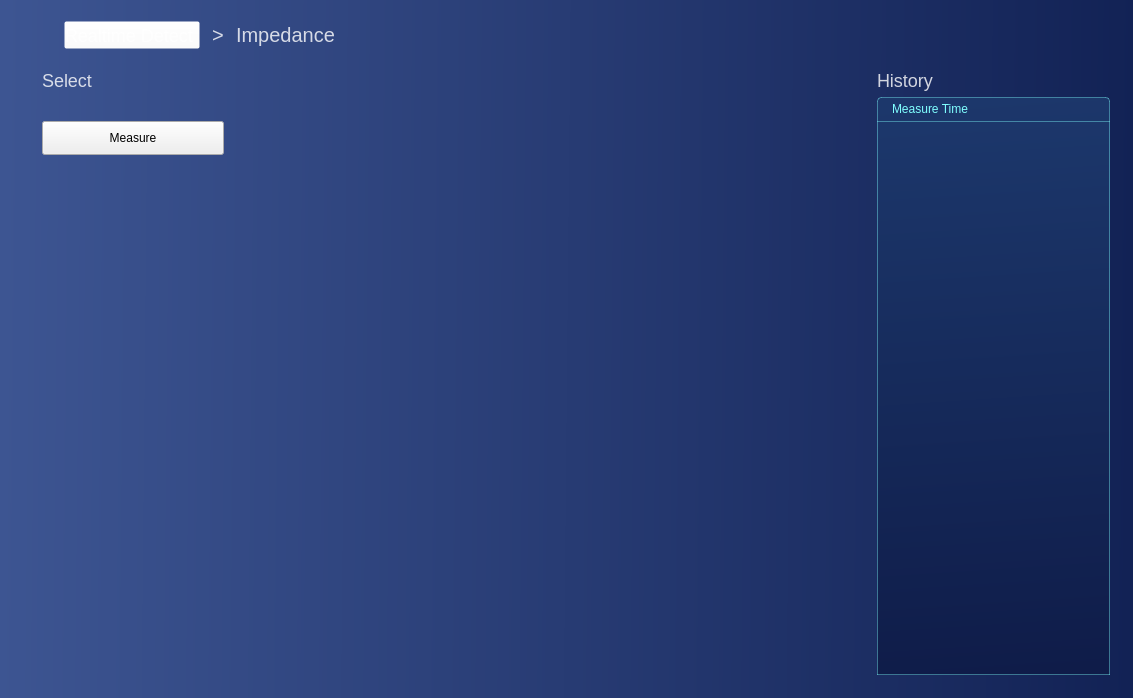
<?xml version="1.0" encoding="UTF-8"?>
<ui version="4.0">
 <class>CImpedanceWidget</class>
 <widget class="QWidget" name="CImpedanceWidget">
  <property name="geometry">
   <rect>
    <x>0</x>
    <y>0</y>
    <width>1133</width>
    <height>698</height>
   </rect>
  </property>
  <property name="windowTitle">
   <string>Form</string>
  </property>
  <layout class="QHBoxLayout" name="horizontalLayout_2">
   <property name="spacing">
    <number>0</number>
   </property>
   <property name="leftMargin">
    <number>0</number>
   </property>
   <property name="topMargin">
    <number>0</number>
   </property>
   <property name="rightMargin">
    <number>0</number>
   </property>
   <property name="bottomMargin">
    <number>0</number>
   </property>
   <item>
    <widget class="QWidget" name="container" native="true">
     <property name="styleSheet">
      <string notr="true">#container {
	
	background-color: qlineargradient(spread:pad, x1:0, y1:0.551, x2:1, y2:0.557, stop:0  #3D5592, stop:1 #122255);
}

QLabel {
	font-weight: normal;
	text-align: left;
	color: rgba(255,255,255,0.80);
}</string>
     </property>
     <layout class="QVBoxLayout" name="verticalLayout">
      <property name="spacing">
       <number>0</number>
      </property>
      <property name="leftMargin">
       <number>0</number>
      </property>
      <property name="topMargin">
       <number>0</number>
      </property>
      <property name="rightMargin">
       <number>0</number>
      </property>
      <property name="bottomMargin">
       <number>0</number>
      </property>
      <item>
       <layout class="QVBoxLayout" name="verticalLayout_2">
        <property name="spacing">
         <number>15</number>
        </property>
        <property name="leftMargin">
         <number>33</number>
        </property>
        <property name="topMargin">
         <number>21</number>
        </property>
        <property name="rightMargin">
         <number>23</number>
        </property>
        <item>
         <widget class="QWidget" name="horizontalWidget_2" native="true">
          <property name="minimumSize">
           <size>
            <width>0</width>
            <height>28</height>
           </size>
          </property>
          <property name="maximumSize">
           <size>
            <width>16777215</width>
            <height>28</height>
           </size>
          </property>
          <property name="styleSheet">
           <string notr="true">QLabel{
	font-size: 20px;
}</string>
          </property>
          <layout class="QHBoxLayout" name="horizontalLayout_3">
           <property name="spacing">
            <number>12</number>
           </property>
           <property name="leftMargin">
            <number>0</number>
           </property>
           <property name="topMargin">
            <number>0</number>
           </property>
           <property name="rightMargin">
            <number>0</number>
           </property>
           <property name="bottomMargin">
            <number>0</number>
           </property>
           <item>
            <layout class="QHBoxLayout" name="horizontalLayout_6">
             <property name="spacing">
              <number>12</number>
             </property>
             <item>
              <widget class="QLabel" name="label_3">
               <property name="minimumSize">
                <size>
                 <width>19</width>
                 <height>22</height>
                </size>
               </property>
               <property name="maximumSize">
                <size>
                 <width>19</width>
                 <height>22</height>
                </size>
               </property>
               <property name="styleSheet">
                <string notr="true">border-image: url(:/Optimus/images/trainPage/realtimeDetect.svg);</string>
               </property>
               <property name="text">
                <string/>
               </property>
              </widget>
             </item>
             <item>
              <widget class="QPushButton" name="backBtn">
               <property name="styleSheet">
                <string notr="true">QPushButton {
	background-color: rgba(255,255,255,0);
	font-weight: normal;
	font-size: 18px;
	text-align: left;
	color: rgba(255,255,255,0.80);
}

QPushButton:hover {
	background-color: rgba(255,255,255,0);
	font-weight: normal;
	font-size: 18px;
	text-align: left;
	color: rgba(255,255,255,1);
}</string>
               </property>
               <property name="text">
                <string>Realtime Detect</string>
               </property>
              </widget>
             </item>
             <item>
              <widget class="QLabel" name="label_4">
               <property name="text">
                <string>&gt;</string>
               </property>
              </widget>
             </item>
             <item>
              <widget class="QLabel" name="label">
               <property name="text">
                <string>Impedance</string>
               </property>
              </widget>
             </item>
             <item>
              <spacer name="horizontalSpacer">
               <property name="orientation">
                <enum>Qt::Horizontal</enum>
               </property>
               <property name="sizeHint" stdset="0">
                <size>
                 <width>40</width>
                 <height>20</height>
                </size>
               </property>
              </spacer>
             </item>
            </layout>
           </item>
          </layout>
         </widget>
        </item>
        <item>
         <layout class="QHBoxLayout" name="horizontalLayout">
          <property name="spacing">
           <number>12</number>
          </property>
          <item>
           <widget class="QWidget" name="verticalWidget_3" native="true">
            <property name="minimumSize">
             <size>
              <width>200</width>
              <height>0</height>
             </size>
            </property>
            <property name="maximumSize">
             <size>
              <width>200</width>
              <height>16777215</height>
             </size>
            </property>
            <layout class="QVBoxLayout" name="verticalLayout_4">
             <property name="spacing">
              <number>0</number>
             </property>
             <property name="topMargin">
              <number>0</number>
             </property>
             <item>
              <layout class="QHBoxLayout" name="horizontalLayout_4">
               <property name="topMargin">
                <number>0</number>
               </property>
               <property name="bottomMargin">
                <number>0</number>
               </property>
               <item>
                <widget class="QLabel" name="label_5">
                 <property name="minimumSize">
                  <size>
                   <width>0</width>
                   <height>33</height>
                  </size>
                 </property>
                 <property name="maximumSize">
                  <size>
                   <width>16777215</width>
                   <height>33</height>
                  </size>
                 </property>
                 <property name="styleSheet">
                  <string notr="true">font-size: 18px;</string>
                 </property>
                 <property name="text">
                  <string>Select</string>
                 </property>
                </widget>
               </item>
              </layout>
             </item>
             <item>
              <layout class="QVBoxLayout" name="channelSelectCardContainer"/>
             </item>
             <item>
              <layout class="QHBoxLayout" name="horizontalLayout_5">
               <property name="topMargin">
                <number>24</number>
               </property>
               <item>
                <widget class="QPushButton" name="measueBtn">
                 <property name="minimumSize">
                  <size>
                   <width>0</width>
                   <height>34</height>
                  </size>
                 </property>
                 <property name="maximumSize">
                  <size>
                   <width>16777215</width>
                   <height>34</height>
                  </size>
                 </property>
                 <property name="text">
                  <string>Measure</string>
                 </property>
                </widget>
               </item>
              </layout>
             </item>
             <item>
              <spacer name="verticalSpacer">
               <property name="orientation">
                <enum>Qt::Vertical</enum>
               </property>
               <property name="sizeHint" stdset="0">
                <size>
                 <width>20</width>
                 <height>40</height>
                </size>
               </property>
              </spacer>
             </item>
            </layout>
           </widget>
          </item>
          <item>
           <layout class="QVBoxLayout" name="verticalLayout_3">
            <property name="spacing">
             <number>20</number>
            </property>
            <property name="bottomMargin">
             <number>23</number>
            </property>
            <item>
             <layout class="QHBoxLayout" name="channelMapContainer"/>
            </item>
            <item>
             <widget class="QWidget" name="colorGradient" native="true">
              <property name="minimumSize">
               <size>
                <width>0</width>
                <height>127</height>
               </size>
              </property>
              <property name="maximumSize">
               <size>
                <width>16777215</width>
                <height>127</height>
               </size>
              </property>
              <layout class="QHBoxLayout" name="colorGradientContainer">
               <property name="spacing">
                <number>0</number>
               </property>
               <property name="leftMargin">
                <number>0</number>
               </property>
               <property name="topMargin">
                <number>0</number>
               </property>
               <property name="rightMargin">
                <number>0</number>
               </property>
               <property name="bottomMargin">
                <number>0</number>
               </property>
              </layout>
             </widget>
            </item>
           </layout>
          </item>
          <item>
           <layout class="QVBoxLayout" name="verticalLayout_5">
            <property name="spacing">
             <number>0</number>
            </property>
            <item>
             <widget class="QWidget" name="verticalWidget_2" native="true">
              <property name="minimumSize">
               <size>
                <width>233</width>
                <height>0</height>
               </size>
              </property>
              <property name="maximumSize">
               <size>
                <width>233</width>
                <height>16777215</height>
               </size>
              </property>
              <layout class="QVBoxLayout" name="verticalLayout_6">
               <property name="spacing">
                <number>0</number>
               </property>
               <property name="leftMargin">
                <number>0</number>
               </property>
               <property name="topMargin">
                <number>0</number>
               </property>
               <property name="rightMargin">
                <number>0</number>
               </property>
               <property name="bottomMargin">
                <number>23</number>
               </property>
               <item>
                <layout class="QHBoxLayout" name="horizontalLayout_7">
                 <property name="spacing">
                  <number>0</number>
                 </property>
                 <item>
                  <widget class="QLabel" name="label_6">
                   <property name="minimumSize">
                    <size>
                     <width>0</width>
                     <height>33</height>
                    </size>
                   </property>
                   <property name="maximumSize">
                    <size>
                     <width>16777215</width>
                     <height>33</height>
                    </size>
                   </property>
                   <property name="styleSheet">
                    <string notr="true">font-size: 18px;</string>
                   </property>
                   <property name="text">
                    <string>History</string>
                   </property>
                  </widget>
                 </item>
                </layout>
               </item>
               <item>
                <widget class="QWidget" name="listContainer" native="true">
                 <property name="styleSheet">
                  <string notr="true">#listContainer {
	
	background-color: qlineargradient(spread:pad, x1:0.522727, y1:1, x2:0.494318, y2:0, stop:0 #0F1C49, stop:1 #1C376B);
	border-radius: 4px;
	border: 1px solid rgba(128,255,255,0.4);
}</string>
                 </property>
                 <layout class="QVBoxLayout" name="listLayout">
                  <property name="spacing">
                   <number>0</number>
                  </property>
                  <property name="leftMargin">
                   <number>0</number>
                  </property>
                  <property name="topMargin">
                   <number>0</number>
                  </property>
                  <property name="rightMargin">
                   <number>0</number>
                  </property>
                  <property name="bottomMargin">
                   <number>0</number>
                  </property>
                  <item>
                   <widget class="QLabel" name="label_2">
                    <property name="minimumSize">
                     <size>
                      <width>0</width>
                      <height>24</height>
                     </size>
                    </property>
                    <property name="maximumSize">
                     <size>
                      <width>16777215</width>
                      <height>24</height>
                     </size>
                    </property>
                    <property name="styleSheet">
                     <string notr="true">QLabel {
height: 17px;
background: rgba(255,255,255,0.00);
border-radius: 4px;
color: #80FFFF;
font-size:12px;
padding-left: 12px;
}</string>
                    </property>
                    <property name="text">
                     <string>Measure Time</string>
                    </property>
                   </widget>
                  </item>
                  <item>
                   <widget class="QListWidget" name="impedanceList">
                    <property name="styleSheet">
                     <string notr="true">QListWidget {
background-color: qlineargradient(spread:pad, x1:0.522727, y1:1, x2:0.494318, y2:0, stop:0 #0F1C49, stop:1 #1C376B);
border: 1px solid rgba(128,255,255,0.4);
color: #FFFFFF;
}

QListView::item {
    height: 24px;
	border-left: 12px solid transparent;
}

QListView::item:hover {
	background-color: rgba(255, 255, 255,0.2);
}

QListView::item:selected {
	background-color: rgba(255, 255, 255,0.2);
}</string>
                    </property>
                   </widget>
                  </item>
                 </layout>
                </widget>
               </item>
              </layout>
             </widget>
            </item>
           </layout>
          </item>
         </layout>
        </item>
       </layout>
      </item>
     </layout>
    </widget>
   </item>
  </layout>
 </widget>
 <resources>
  <include location="Optimus.qrc"/>
 </resources>
 <connections/>
</ui>
